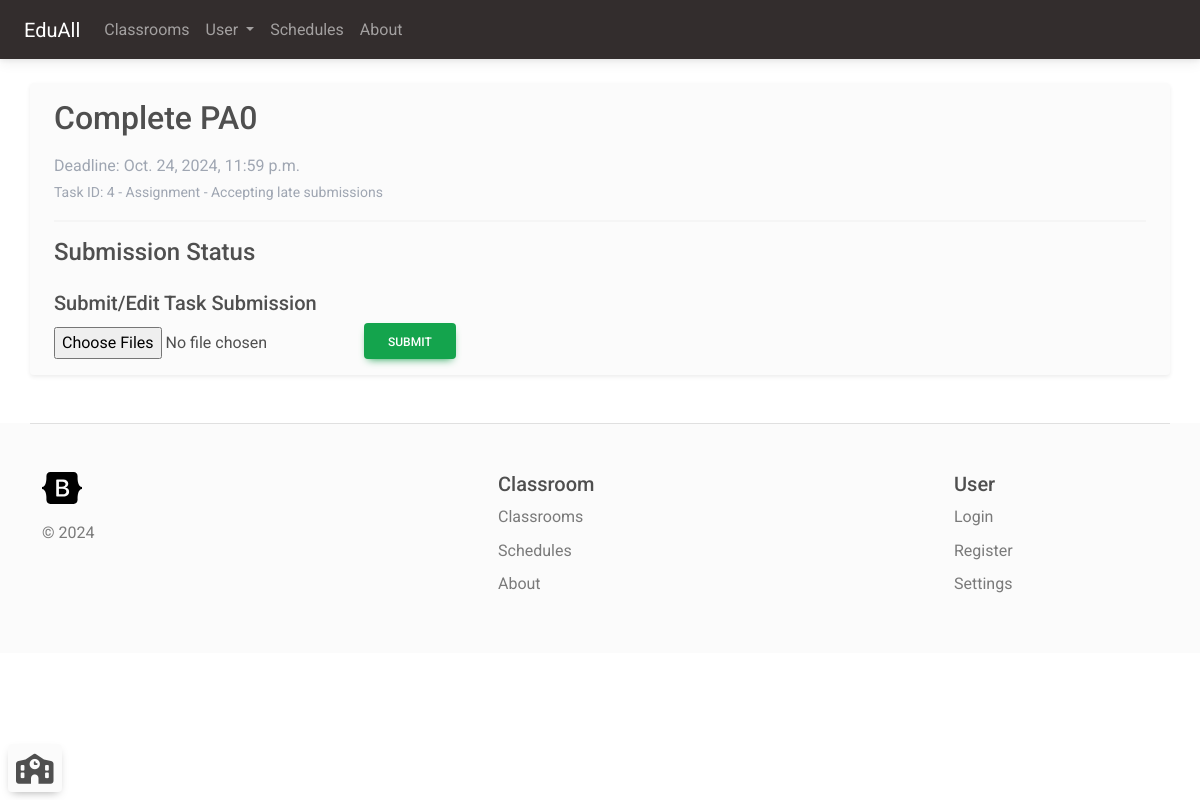
Before: /classroom/task/4/submit (signed in) with the older database file.
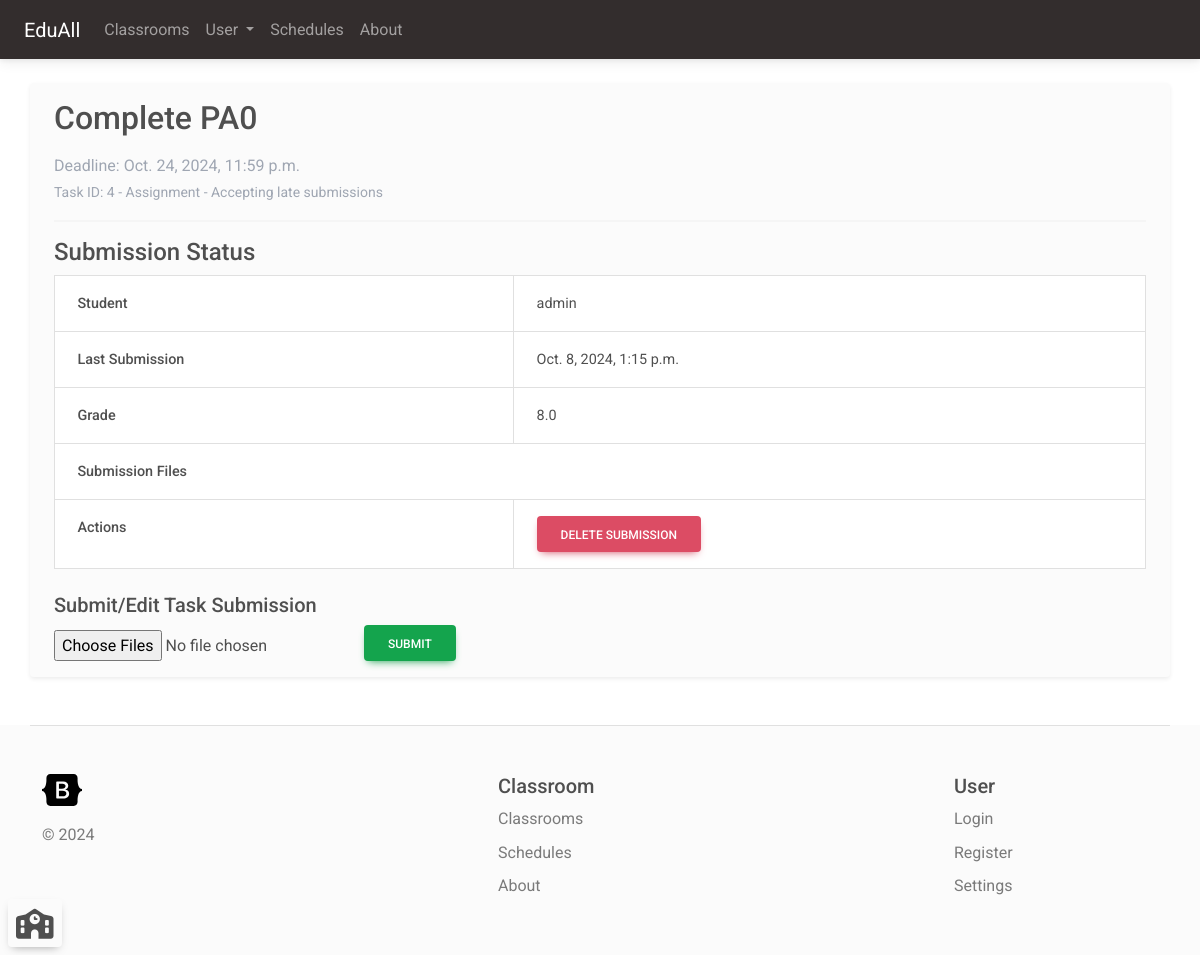
After: the same page with the newer database file.
### classroom_manager/models.py (models this page shows, shortened)
class Submission(models.Model):
    student = models.ForeignKey(User, on_delete=models.CASCADE)
    task = models.ForeignKey(ClassroomTask, on_delete=models.CASCADE)
    lastSubmission = models.DateTimeField(auto_now_add=True)
    gpa = models.FloatField(null=True)

### classroom_manager/views.py (the view, shortened to what this page needs)
# urls.py: path('classroom/task/<int:taskId>/submit', views.submitToTask, name="submit_task"),
@login_required(login_url='login')
def submitToTask(request: HttpRequest, taskId: int):
    if request.method == 'GET':
        task = ClassroomTask.objects.filter(id=taskId).first()
        if task == None:
            return render(request, '404page.html')
        taskFiles = TaskFile.objects.filter(task=task).all()
        userSubmission = Submission.objects.filter(student=request.user, task=task).first()
        submissionFiles = SubmissionFile.objects.filter(submission=userSubmission).all()
        context = {'task': task, 'taskFiles': taskFiles, 'userSubmission': userSubmission, 'submissionFiles': submissionFiles}
        return render(request, 'task_submit.html', context)

### classroom_manager/context_processor.py (called while the page is built)
def classroom_processor(request):
    if request.user.is_authenticated:
        classroomsAsTeacher = Classroom.objects.filter(teachers__id__contains=request.user.id).all()
        classroomAsStudent = Classroom.objects.filter(students__id__contains=request.user.id).all()
        return {'classroomsAsTeacher': classroomsAsTeacher, 'classroomsAsStudent': classroomAsStudent}
    return {'classroomsAsTeacher': [], 'classroomsAsStudent': []}

### classroom_manager/templates/task_submit.html (shortened to what this page needs)
{% extends 'navbar.html' %}
{% block content %}
    {% if task.title %}
        <h2>{{ task.title }}</h2>
    {% endif %}
    <div class="mt-3">
        <p class="text-secondary mb-0">Deadline: {{ task.deadline }}</p>
        <p class="text-secondary"><small>Task ID: {{ task.id }} - {{ task.isAssignment|yesno:"Assignment,Classroom Task" }} -
            {{ task.acceptLateSubmission|yesno:"Accepting late submissions,Not accepting late submission" }}</small>
        </p>
    </div>
    <hr class="hr" />
    <h4>Submission Status</h4>
    {% if userSubmission %}
    <table class="table table-bordered">
        {% if userSubmission %}
            <tr>
                <th>Student</th>
                <td>{{ userSubmission.student.username }}</td>
            </tr>
            <tr>
                <th>Last Submission</th>
                <td>{{ userSubmission.lastSubmission }}</td>
            </tr>
            <tr>
                <th>Grade</th>
                {% if userSubmission.gpa %}
                <td>{{ userSubmission.gpa }}</td>
                {% else %}
                <td>Not graded yet</td>
                {% endif %}
            </tr>
            <tr>
                <th colspan="2">Submission Files</th>
            </tr>
            <tr>
                <th>Actions</th>
                <td>
                    <button type="button" class="btn btn-danger" data-bs-toggle="modal" data-bs-target="#deleteSubmissionModal">
                        Delete Submission
                    </button>
                </td>
            </tr>
        {% endif %}
    </table>
    {% endif %}
    <h5 class="mt-4">Submit/Edit Task Submission</h5>
    <form action="{% url 'submit_task' task.id %}" method="POST" enctype="multipart/form-data" class="dropzone">
        <input class="fallback" type="file" name="file" id="files" multiple>
        <button type="submit" class="btn btn-success">Submit</button>
    </form>
{% endblock %}

Changed rows visible on the page:
added Submission: student.username "admin", lastSubmission "Oct. 8, 2024, 1:15 p.m.", gpa "8.0"
Other visible differences:
text now shown: "Student Last Submission Grade Submission Files Actions DELETE SUBMISSION"
